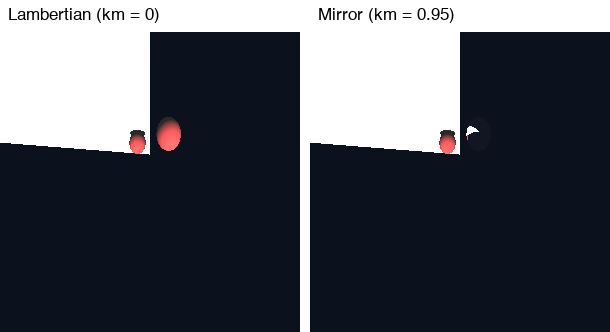

Source code (Python):
"""Demo for Section 4.5.4 -- Mirror Reflection.

Tiger Book 4.5.4:

    r = d - 2(d . n) n                                 (Eq. 4.3)
    color = c + km * shade-ray(Ray(p, r), eps, inf)

We render two side-by-side panels of the SAME scene, just swapping the
material on the right-hand sphere from Lambertian (no km) to Lambertian
with km = white (full mirror). The left sphere is always matte red, so
you can directly see what changes when the right sphere becomes a mirror.

Camera looks down at the scene from the upper-right, lights come from the
upper-front so the visible (camera-facing) sides of both spheres are lit.
The mirror sphere reflects the surrounding ground + sky into a compressed
view of the environment on its surface.
"""

import os
import sys

import numpy as np
from PIL import Image, ImageDraw, ImageFont

HERE = os.path.dirname(os.path.abspath(__file__))
sys.path.insert(0, HERE)

from modules.Vec3 import Vec3
from modules.Ray import Ray
from modules.Camera import Camera
from modules.View import View
from modules.Color import Color, color, clamp01
from modules.Material import Lambertian
from modules.Sphere import Sphere
from modules.Triangle import Triangle
from modules.SurfaceGroup import SurfaceGroup
from modules.Light import AmbientLight, PointLight, DirectionalLight
from modules.Scene import Scene


# ------------------------------------------------------------------
# Scene
# ------------------------------------------------------------------
red_lambertian   = Lambertian(color(0.85, 0.20, 0.20), ka=0.40)
white_lambertian = Lambertian(color(0.80, 0.80, 0.80), ka=0.40)
mirror_white     = Lambertian(color(0.00, 0.00, 0.00), ka=0.05,
                              km=color(0.95, 0.95, 0.95))

# Two side-by-side spheres. The right one's material is swapped per panel.
red_ball   = Sphere(Vec3(-1.2, 0.55, 0.0), 0.55, material=red_lambertian)
right_ball = Sphere(Vec3( 1.2, 0.55, 0.0), 0.55, material=red_lambertian)

# Large white ground.
ground = Triangle(
    Vec3(-15.0, 0.0, -15.0),
    Vec3( 15.0, 0.0,  15.0),
    Vec3(-15.0, 0.0,  15.0),
    material=white_lambertian,
)

# ---- lights (placed so the camera-facing sides of both spheres are lit) ----
ambient    = AmbientLight(color(0.40, 0.40, 0.40))
# Direction travels down-back-left, so the light source is upper-FRONT-right,
# which lights the +x-facing sides of both spheres (i.e. what the camera sees).
directional = DirectionalLight(Vec3(-0.6, -1.0, -0.4).normalized(),
                               color(1.40, 1.40, 1.40))
point      = PointLight(Vec3(3.0, 3.0, 3.0), color(1.60, 1.60, 1.60))

# ---- camera / view: 3/4 view from upper-right ----
cam = Camera.from_lookat(Vec3(3.0, 1.4, 3.0), Vec3(0.0, 0.55, 0.0), Vec3(0, 1, 0))
view = View(cam, l=-2.0, r=2.0, b=-1.0, t=1.8, nx=300, ny=300,
            projection="perspective", focal_length=1.0)


# ------------------------------------------------------------------
# Render
# ------------------------------------------------------------------
def render(right_material):
    right_ball.material = right_material
    geometry = SurfaceGroup([red_ball, right_ball, ground])
    scene = Scene(geometry, [ambient, directional, point],
                 background=color(0.05, 0.07, 0.12), max_depth=5)
    NX, NY = view.nx, view.ny
    buf = np.zeros((NY, NX, 3), dtype=np.float32)
    for j in range(NY):
        for i in range(NX):
            ray = view.ray(i, j)
            c = scene.shade_ray(ray)
            cc = clamp01(c)
            buf[j, i, 0] = cc.x
            buf[j, i, 1] = cc.y
            buf[j, i, 2] = cc.z
    return buf


configs = [
    (red_lambertian, "Lambertian (km = 0)"),
    (mirror_white,   "Mirror (km = 0.95)"),
]

panels = []
for mat, label in configs:
    print(f"  rendering: {label}")
    panels.append((render(mat), label))


# ------------------------------------------------------------------
# Side-by-side grid
# ------------------------------------------------------------------
PANEL_W, PANEL_H = view.nx, view.ny
HEADER = 32
GAP = 10
W = PANEL_W * 2 + GAP
H = PANEL_H + HEADER

out = Image.new("RGB", (W, H), "white")
try:
    font = ImageFont.truetype("/System/Library/Fonts/Helvetica.ttc", 17)
except OSError:
    font = ImageFont.load_default()

draw = ImageDraw.Draw(out)
for k, (buf, label) in enumerate(panels):
    img = Image.fromarray((buf * 255).astype(np.uint8), mode="RGB")
    x = k * (PANEL_W + GAP)
    draw.text((x + 8, 6), label, fill="black", font=font)
    out.paste(img, (x, HEADER))

out_path = os.path.join(HERE, "demo_4_5_mirror.png")
out.save(out_path)
print(f"\nSaved {out_path}")
print()
print("Left = matte red ball (Lambertian, no km).")
print("Right = mirror ball (Lambertian with km=0.95, no diffuse).")
print()
print("Look at the right ball in each panel:")
print("  * Left:  matte red, shading gradient from the directional light.")
print("  * Right: mirror -- the visible hemisphere reflects the surrounding")
print("           environment (ground + sky + the red ball on the left).")
print("           You'll see a bright 'horizon' where the white ground")
print("           reflection meets the dark sky reflection.")
print()
print("Per Tiger Book 4.5.4 the recursion is bounded by Scene.max_depth = 5.")
